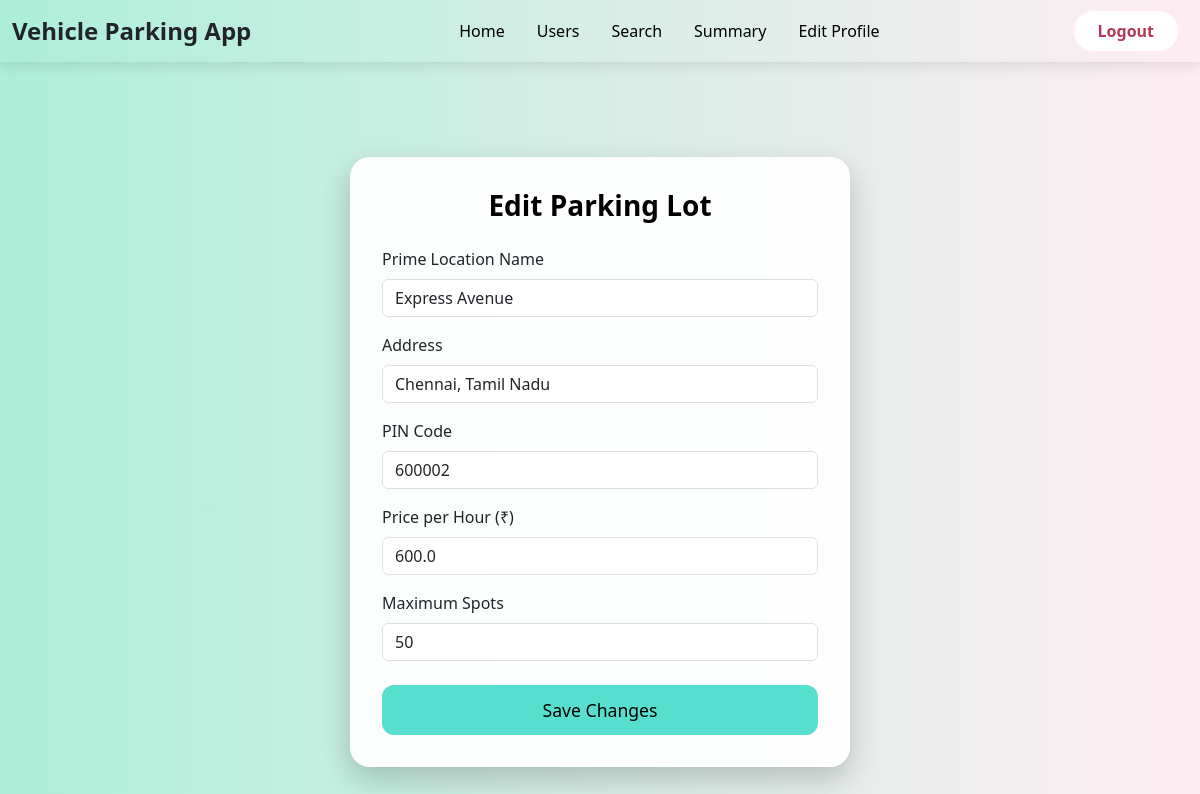
Page /admin_dashboard/edit_parking_lot/1 (signed in) on the earlier database version.
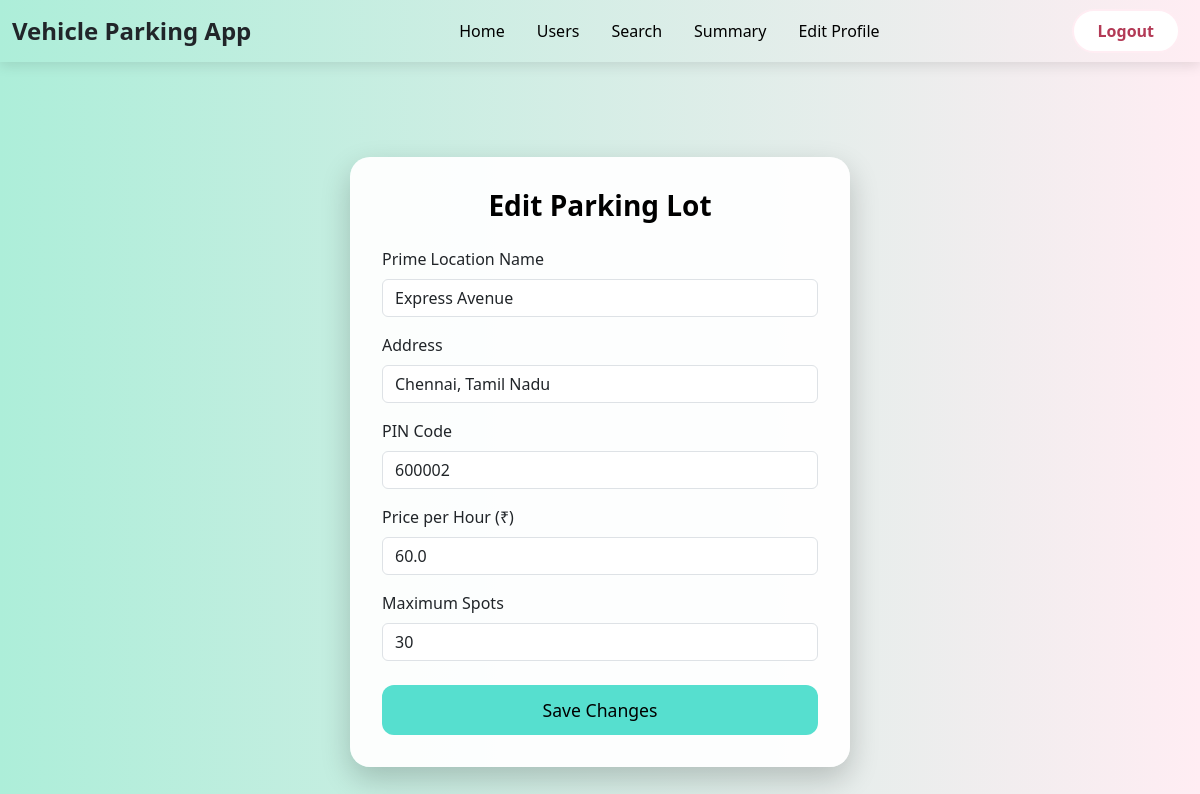
Same page on the later database version.
### models.py (models this page shows)
class Parking_Lot(db.Model):
    __tablename__ = 'parking_lot'
    id = db.Column(db.Integer, primary_key=True)
    prime_location_name = db.Column(db.String(128), nullable=False)
    address = db.Column(db.String(128), nullable=False)
    pin_code = db.Column(db.String(6), nullable=False)
    price_per_hour = db.Column(db.Float, nullable=False)
    maximum_spots = db.Column(db.Integer, nullable=False)
    parking_spots = db.relationship('Parking_Spot', backref='parking_lot', lazy=True)

### routes.py (the view)
@app.route('/admin_dashboard/edit_parking_lot/<int:lot_id>')
@admin_required
def edit_parking_lot(lot_id):
    parking_lot = Parking_Lot.query.get(lot_id)
    if not parking_lot:
        flash('Parking lot not found', 'danger')
        return redirect(url_for('admin_dashboard', user_id=session['user_id']))
    return render_template('edit_parking_lot.html', parking_lot=parking_lot)

### routes.py (called while the page is built)
def admin_required(func):
    @wraps(func)
    def inner(*args, **kwargs):
        if 'user_id' not in session:
            flash('You need to log in first', 'danger')
            return redirect(url_for('admin_login'))
        user = User.query.get(session['user_id'])
        if not user.is_admin:
            flash('You do not have permission to access this page', 'danger')
            return redirect(url_for('admin_login'))
        return func(*args, **kwargs)
    return inner

### templates/edit_parking_lot.html (shortened to what this page needs)
{% extends 'layout.html' %}
{% block navbar %}
    {% include 'admin_navbar.html' %}
{% endblock navbar %}
{% block content %}
<div class="container d-flex justify-content-center align-items-center edit-lot-container">
    <div class="edit-lot-card text-center">
        <h2 class="form-title mb-4">Edit Parking Lot</h2>
        <form method="POST" action="">
            <div class="mb-3 text-start">
                <label for="prime_location_name" class="form-label">Prime Location Name</label>
                <input type="text" class="form-control" id="prime_location_name" name="prime_location_name" value="{{parking_lot.prime_location_name}}" required>
            </div>
            <div class="mb-3 text-start">
                <label for="address" class="form-label">Address</label>
                <input type="text" class="form-control" id="address" name="address" value="{{parking_lot.address}}" required>
            </div>
            <div class="mb-3 text-start">
                <label for="pin_code" class="form-label">PIN Code</label>
                <input type="text" class="form-control" id="pin_code" name="pin_code" value="{{parking_lot.pin_code}}" required>
            </div>
            <div class="mb-3 text-start">
                <label for="price_per_hour" class="form-label">Price per Hour (₹)</label>
                <input type="number" class="form-control" id="price_per_hour" name="price_per_hour" value="{{parking_lot.price_per_hour}}" min="0" required>
            </div>
            <div class="mb-4 text-start">
                <label for="maximum_spots" class="form-label">Maximum Spots</label>
                <input type="number" class="form-control" id="maximum_spots" name="maximum_spots" value="{{parking_lot.maximum_spots}}" min="1" required>
            </div>
            <div class="d-grid">
                <button type="submit" class="btn btn-save">Save Changes</button>
            </div>
        </form>
    </div>
</div>
{% endblock content %}

Differences in the rows shown:
changed Parking_Lot "Express Avenue": price_per_hour "600.0" → "60.0"; maximum_spots "50" → "30"
